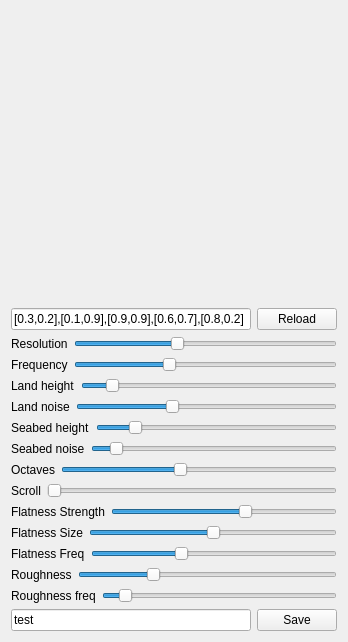
<?xml version="1.0" encoding="UTF-8"?>
<ui version="4.0">
 <class>Window</class>
 <widget class="QWidget" name="Window">
  <property name="geometry">
   <rect>
    <x>0</x>
    <y>0</y>
    <width>348</width>
    <height>642</height>
   </rect>
  </property>
  <property name="windowTitle">
   <string>Window</string>
  </property>
  <layout class="QVBoxLayout" name="verticalLayout">
   <item>
    <widget class="MyGLWidget" name="myGLWidget" native="true">
     <property name="minimumSize">
      <size>
       <width>200</width>
       <height>200</height>
      </size>
     </property>
    </widget>
   </item>
   <item>
    <layout class="QHBoxLayout" name="horizontalLayout_12">
     <item>
      <widget class="QLineEdit" name="pointsEdit">
       <property name="text">
        <string>[0.3,0.2],[0.1,0.9],[0.9,0.9],[0.6,0.7],[0.8,0.2]</string>
       </property>
      </widget>
     </item>
     <item>
      <widget class="QPushButton" name="loadButton">
       <property name="text">
        <string>Reload</string>
       </property>
      </widget>
     </item>
    </layout>
   </item>
   <item>
    <layout class="QHBoxLayout" name="horizontalLayout">
     <item>
      <widget class="QLabel" name="Resolution">
       <property name="text">
        <string>Resolution</string>
       </property>
      </widget>
     </item>
     <item>
      <widget class="QSlider" name="resolutionSlider">
       <property name="minimum">
        <number>2</number>
       </property>
       <property name="maximum">
        <number>100</number>
       </property>
       <property name="value">
        <number>40</number>
       </property>
       <property name="orientation">
        <enum>Qt::Horizontal</enum>
       </property>
      </widget>
     </item>
    </layout>
   </item>
   <item>
    <layout class="QHBoxLayout" name="horizontalLayout_2">
     <item>
      <widget class="QLabel" name="label">
       <property name="text">
        <string>Frequency</string>
       </property>
      </widget>
     </item>
     <item>
      <widget class="QSlider" name="frequencySlider">
       <property name="minimum">
        <number>1</number>
       </property>
       <property name="maximum">
        <number>100</number>
       </property>
       <property name="value">
        <number>36</number>
       </property>
       <property name="orientation">
        <enum>Qt::Horizontal</enum>
       </property>
      </widget>
     </item>
    </layout>
   </item>
   <item>
    <layout class="QHBoxLayout" name="horizontalLayout_4">
     <item>
      <widget class="QLabel" name="label_3">
       <property name="text">
        <string>Land height</string>
       </property>
      </widget>
     </item>
     <item>
      <widget class="QSlider" name="landSlider">
       <property name="minimum">
        <number>0</number>
       </property>
       <property name="maximum">
        <number>100</number>
       </property>
       <property name="value">
        <number>10</number>
       </property>
       <property name="orientation">
        <enum>Qt::Horizontal</enum>
       </property>
      </widget>
     </item>
    </layout>
   </item>
   <item>
    <layout class="QHBoxLayout" name="horizontalLayout_3">
     <item>
      <widget class="QLabel" name="label_2">
       <property name="text">
        <string>Land noise</string>
       </property>
      </widget>
     </item>
     <item>
      <widget class="QSlider" name="landNoiseSlider">
       <property name="minimum">
        <number>0</number>
       </property>
       <property name="maximum">
        <number>100</number>
       </property>
       <property name="singleStep">
        <number>1</number>
       </property>
       <property name="value">
        <number>36</number>
       </property>
       <property name="orientation">
        <enum>Qt::Horizontal</enum>
       </property>
      </widget>
     </item>
    </layout>
   </item>
   <item>
    <layout class="QHBoxLayout" name="horizontalLayout_5">
     <item>
      <widget class="QLabel" name="label_4">
       <property name="text">
        <string>Seabed height</string>
       </property>
      </widget>
     </item>
     <item>
      <widget class="QSlider" name="waterSlider">
       <property name="minimum">
        <number>1</number>
       </property>
       <property name="maximum">
        <number>100</number>
       </property>
       <property name="value">
        <number>15</number>
       </property>
       <property name="orientation">
        <enum>Qt::Horizontal</enum>
       </property>
      </widget>
     </item>
    </layout>
   </item>
   <item>
    <layout class="QHBoxLayout" name="horizontalLayout_6">
     <item>
      <widget class="QLabel" name="label_5">
       <property name="text">
        <string>Seabed noise</string>
       </property>
      </widget>
     </item>
     <item>
      <widget class="QSlider" name="waterNoiseSlider">
       <property name="minimum">
        <number>0</number>
       </property>
       <property name="maximum">
        <number>100</number>
       </property>
       <property name="value">
        <number>8</number>
       </property>
       <property name="orientation">
        <enum>Qt::Horizontal</enum>
       </property>
      </widget>
     </item>
    </layout>
   </item>
   <item>
    <layout class="QHBoxLayout" name="horizontalLayout_8">
     <item>
      <widget class="QLabel" name="label_6">
       <property name="text">
        <string>Octaves</string>
       </property>
      </widget>
     </item>
     <item>
      <widget class="QSlider" name="octavesSlider">
       <property name="minimum">
        <number>0</number>
       </property>
       <property name="maximum">
        <number>100</number>
       </property>
       <property name="value">
        <number>43</number>
       </property>
       <property name="orientation">
        <enum>Qt::Horizontal</enum>
       </property>
      </widget>
     </item>
    </layout>
   </item>
   <item>
    <layout class="QHBoxLayout" name="horizontalLayout_7">
     <item>
      <widget class="QLabel" name="label_7">
       <property name="text">
        <string>Scroll</string>
       </property>
      </widget>
     </item>
     <item>
      <widget class="QSlider" name="scrollSlider">
       <property name="minimum">
        <number>0</number>
       </property>
       <property name="maximum">
        <number>1600</number>
       </property>
       <property name="orientation">
        <enum>Qt::Horizontal</enum>
       </property>
      </widget>
     </item>
    </layout>
   </item>
   <item>
    <layout class="QHBoxLayout" name="horizontalLayout_13">
     <item>
      <widget class="QLabel" name="label_10">
       <property name="text">
        <string>Flatness Strength</string>
       </property>
      </widget>
     </item>
     <item>
      <widget class="QSlider" name="flatnessSlider">
       <property name="maximum">
        <number>100</number>
       </property>
       <property name="value">
        <number>60</number>
       </property>
       <property name="orientation">
        <enum>Qt::Horizontal</enum>
       </property>
      </widget>
     </item>
    </layout>
   </item>
   <item>
    <layout class="QHBoxLayout" name="horizontalLayout_14">
     <item>
      <widget class="QLabel" name="label_11">
       <property name="text">
        <string>Flatness Size</string>
       </property>
      </widget>
     </item>
     <item>
      <widget class="QSlider" name="flatnessSizeSlider">
       <property name="maximum">
        <number>100</number>
       </property>
       <property name="value">
        <number>50</number>
       </property>
       <property name="orientation">
        <enum>Qt::Horizontal</enum>
       </property>
      </widget>
     </item>
    </layout>
   </item>
   <item>
    <layout class="QHBoxLayout" name="horizontalLayout_15">
     <item>
      <widget class="QLabel" name="label_12">
       <property name="text">
        <string>Flatness Freq</string>
       </property>
      </widget>
     </item>
     <item>
      <widget class="QSlider" name="flatnessFreqSlider">
       <property name="maximum">
        <number>100</number>
       </property>
       <property name="value">
        <number>36</number>
       </property>
       <property name="orientation">
        <enum>Qt::Horizontal</enum>
       </property>
      </widget>
     </item>
    </layout>
   </item>
   <item>
    <layout class="QHBoxLayout" name="horizontalLayout_9">
     <item>
      <widget class="QLabel" name="label_8">
       <property name="text">
        <string>Roughness</string>
       </property>
      </widget>
     </item>
     <item>
      <widget class="QSlider" name="roughnessSlider">
       <property name="maximum">
        <number>50</number>
       </property>
       <property name="value">
        <number>14</number>
       </property>
       <property name="orientation">
        <enum>Qt::Horizontal</enum>
       </property>
      </widget>
     </item>
    </layout>
   </item>
   <item>
    <layout class="QHBoxLayout" name="horizontalLayout_10">
     <item>
      <widget class="QLabel" name="label_9">
       <property name="text">
        <string>Roughness freq</string>
       </property>
      </widget>
     </item>
     <item>
      <widget class="QSlider" name="RoughnessFrequencySlider">
       <property name="maximum">
        <number>99</number>
       </property>
       <property name="value">
        <number>7</number>
       </property>
       <property name="orientation">
        <enum>Qt::Horizontal</enum>
       </property>
      </widget>
     </item>
    </layout>
   </item>
   <item>
    <layout class="QHBoxLayout" name="horizontalLayout_11">
     <item>
      <widget class="QLineEdit" name="saveEdit">
       <property name="text">
        <string>test</string>
       </property>
      </widget>
     </item>
     <item>
      <widget class="QPushButton" name="saveButton">
       <property name="text">
        <string>Save</string>
       </property>
      </widget>
     </item>
    </layout>
   </item>
  </layout>
 </widget>
 <layoutdefault spacing="6" margin="11"/>
 <customwidgets>
  <customwidget>
   <class>MyGLWidget</class>
   <extends>QWidget</extends>
   <header>myglwidget.h</header>
   <container>1</container>
   <slots>
    <slot>setXRotation(int)</slot>
    <slot>setZRotation(int)</slot>
    <slot>setYRotation(int)</slot>
    <slot>setNoise(int)</slot>
    <slot>setLand(int)</slot>
    <slot>setResolution(int)</slot>
    <slot>setFrequency(float)</slot>
    <slot>setFrequency(int)</slot>
    <slot>setLandNoise(int)</slot>
    <slot>setWaterNoise(int)</slot>
    <slot>setWater(int)</slot>
    <slot>setOctaves(int)</slot>
    <slot>setScroll(int)</slot>
    <slot>setRougness(int)</slot>
    <slot>setRoughness(int)</slot>
    <slot>setRoughnessFrequency(int amount)</slot>
    <slot>setRoughnessFrequency(int)</slot>
    <slot>setText(std::string name)</slot>
    <slot>saveToFile()</slot>
    <slot>setText(QString name)</slot>
    <slot>setText(QString)</slot>
    <slot>setPointsString(QString)</slot>
    <slot>loadPointsFromFile()</slot>
    <slot>setFlatnessFreq(int)</slot>
    <slot>setFlatnessSize(int)</slot>
    <slot>setFlatnessStrength(int)</slot>
   </slots>
  </customwidget>
 </customwidgets>
 <resources/>
 <connections>
  <connection>
   <sender>landNoiseSlider</sender>
   <signal>valueChanged(int)</signal>
   <receiver>myGLWidget</receiver>
   <slot>setLandNoise(int)</slot>
   <hints>
    <hint type="sourcelabel">
     <x>145</x>
     <y>222</y>
    </hint>
    <hint type="destinationlabel">
     <x>145</x>
     <y>108</y>
    </hint>
   </hints>
  </connection>
  <connection>
   <sender>landSlider</sender>
   <signal>valueChanged(int)</signal>
   <receiver>myGLWidget</receiver>
   <slot>setLand(int)</slot>
   <hints>
    <hint type="sourcelabel">
     <x>145</x>
     <y>328</y>
    </hint>
    <hint type="destinationlabel">
     <x>145</x>
     <y>151</y>
    </hint>
   </hints>
  </connection>
  <connection>
   <sender>resolutionSlider</sender>
   <signal>valueChanged(int)</signal>
   <receiver>myGLWidget</receiver>
   <slot>setResolution(int)</slot>
   <hints>
    <hint type="sourcelabel">
     <x>145</x>
     <y>328</y>
    </hint>
    <hint type="destinationlabel">
     <x>145</x>
     <y>140</y>
    </hint>
   </hints>
  </connection>
  <connection>
   <sender>frequencySlider</sender>
   <signal>valueChanged(int)</signal>
   <receiver>myGLWidget</receiver>
   <slot>setFrequency(int)</slot>
   <hints>
    <hint type="sourcelabel">
     <x>145</x>
     <y>328</y>
    </hint>
    <hint type="destinationlabel">
     <x>145</x>
     <y>130</y>
    </hint>
   </hints>
  </connection>
  <connection>
   <sender>waterNoiseSlider</sender>
   <signal>valueChanged(int)</signal>
   <receiver>myGLWidget</receiver>
   <slot>setWaterNoise(int)</slot>
   <hints>
    <hint type="sourcelabel">
     <x>145</x>
     <y>328</y>
    </hint>
    <hint type="destinationlabel">
     <x>145</x>
     <y>109</y>
    </hint>
   </hints>
  </connection>
  <connection>
   <sender>waterSlider</sender>
   <signal>valueChanged(int)</signal>
   <receiver>myGLWidget</receiver>
   <slot>setWater(int)</slot>
   <hints>
    <hint type="sourcelabel">
     <x>145</x>
     <y>307</y>
    </hint>
    <hint type="destinationlabel">
     <x>145</x>
     <y>109</y>
    </hint>
   </hints>
  </connection>
  <connection>
   <sender>octavesSlider</sender>
   <signal>valueChanged(int)</signal>
   <receiver>myGLWidget</receiver>
   <slot>setOctaves(int)</slot>
   <hints>
    <hint type="sourcelabel">
     <x>196</x>
     <y>464</y>
    </hint>
    <hint type="destinationlabel">
     <x>173</x>
     <y>108</y>
    </hint>
   </hints>
  </connection>
  <connection>
   <sender>scrollSlider</sender>
   <signal>valueChanged(int)</signal>
   <receiver>myGLWidget</receiver>
   <slot>setScroll(int)</slot>
   <hints>
    <hint type="sourcelabel">
     <x>190</x>
     <y>466</y>
    </hint>
    <hint type="destinationlabel">
     <x>173</x>
     <y>108</y>
    </hint>
   </hints>
  </connection>
  <connection>
   <sender>roughnessSlider</sender>
   <signal>valueChanged(int)</signal>
   <receiver>myGLWidget</receiver>
   <slot>setRoughness(int)</slot>
   <hints>
    <hint type="sourcelabel">
     <x>203</x>
     <y>468</y>
    </hint>
    <hint type="destinationlabel">
     <x>173</x>
     <y>108</y>
    </hint>
   </hints>
  </connection>
  <connection>
   <sender>RoughnessFrequencySlider</sender>
   <signal>valueChanged(int)</signal>
   <receiver>myGLWidget</receiver>
   <slot>setRoughnessFrequency(int)</slot>
   <hints>
    <hint type="sourcelabel">
     <x>214</x>
     <y>470</y>
    </hint>
    <hint type="destinationlabel">
     <x>173</x>
     <y>108</y>
    </hint>
   </hints>
  </connection>
  <connection>
   <sender>saveEdit</sender>
   <signal>textChanged(QString)</signal>
   <receiver>myGLWidget</receiver>
   <slot>setText(QString)</slot>
   <hints>
    <hint type="sourcelabel">
     <x>130</x>
     <y>468</y>
    </hint>
    <hint type="destinationlabel">
     <x>173</x>
     <y>108</y>
    </hint>
   </hints>
  </connection>
  <connection>
   <sender>saveButton</sender>
   <signal>clicked()</signal>
   <receiver>myGLWidget</receiver>
   <slot>saveToFile()</slot>
   <hints>
    <hint type="sourcelabel">
     <x>297</x>
     <y>468</y>
    </hint>
    <hint type="destinationlabel">
     <x>173</x>
     <y>108</y>
    </hint>
   </hints>
  </connection>
  <connection>
   <sender>pointsEdit</sender>
   <signal>textChanged(QString)</signal>
   <receiver>myGLWidget</receiver>
   <slot>setPointsString(QString)</slot>
   <hints>
    <hint type="sourcelabel">
     <x>130</x>
     <y>224</y>
    </hint>
    <hint type="destinationlabel">
     <x>173</x>
     <y>108</y>
    </hint>
   </hints>
  </connection>
  <connection>
   <sender>loadButton</sender>
   <signal>clicked()</signal>
   <receiver>myGLWidget</receiver>
   <slot>loadPointsFromFile()</slot>
   <hints>
    <hint type="sourcelabel">
     <x>297</x>
     <y>226</y>
    </hint>
    <hint type="destinationlabel">
     <x>173</x>
     <y>108</y>
    </hint>
   </hints>
  </connection>
  <connection>
   <sender>flatnessSlider</sender>
   <signal>valueChanged(int)</signal>
   <receiver>myGLWidget</receiver>
   <slot>setFlatnessStrength(int)</slot>
   <hints>
    <hint type="sourcelabel">
     <x>219</x>
     <y>479</y>
    </hint>
    <hint type="destinationlabel">
     <x>173</x>
     <y>108</y>
    </hint>
   </hints>
  </connection>
  <connection>
   <sender>flatnessFreqSlider</sender>
   <signal>valueChanged(int)</signal>
   <receiver>myGLWidget</receiver>
   <slot>setFlatnessFreq(int)</slot>
   <hints>
    <hint type="sourcelabel">
     <x>209</x>
     <y>535</y>
    </hint>
    <hint type="destinationlabel">
     <x>173</x>
     <y>108</y>
    </hint>
   </hints>
  </connection>
  <connection>
   <sender>flatnessSizeSlider</sender>
   <signal>valueChanged(int)</signal>
   <receiver>myGLWidget</receiver>
   <slot>setFlatnessSize(int)</slot>
   <hints>
    <hint type="sourcelabel">
     <x>208</x>
     <y>507</y>
    </hint>
    <hint type="destinationlabel">
     <x>173</x>
     <y>108</y>
    </hint>
   </hints>
  </connection>
 </connections>
</ui>
